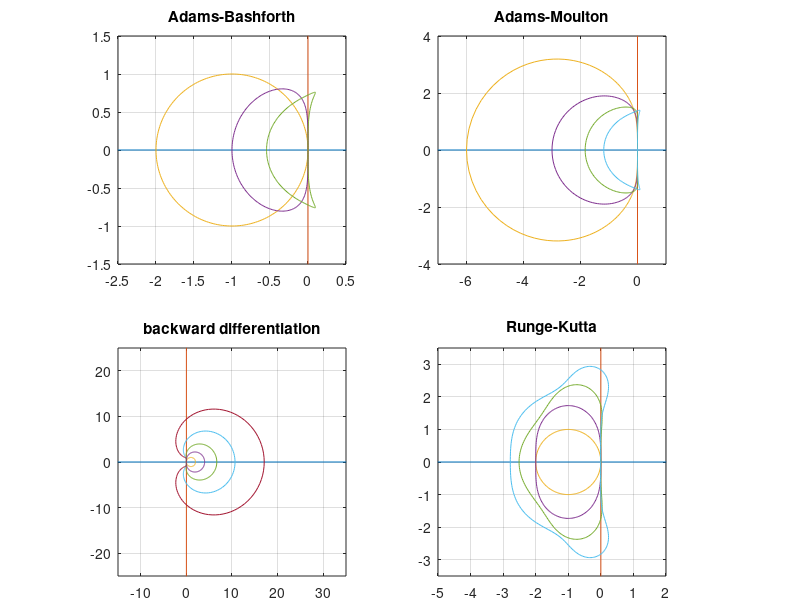

Source code (MATLAB):
%6.2  ODEstabilitycode.m

% Code from Nick Trefethen
% p25.m - stability regions for ODE formulas

% Adams-Bashforth:
  clf, subplot('position',[.1 .56 .38 .38])
  plot([-8 8],[0 0]), hold on, plot([0 0],[-8 8])
  z = exp(1i*pi*(0:200)/100); r = z-1;
  s = 1; plot(r./s)                                  % order 1
  s = (3-1./z)/2; plot(r./s)                         % order 2
  s = (23-16./z+5./z.^2)/12; plot(r./s)              % order 3
  axis([-2.5 .5 -1.5 1.5]), axis square, grid on
  title Adams-Bashforth

% Adams-Moulton:
  subplot('position',[.5 .56 .38 .38])
  plot([-8 8],[0 0]), hold on, plot([0 0],[-8 8])
  s = (5*z+8-1./z)/12; plot(r./s)                    % order 3
  s = (9*z+19-5./z+1./z.^2)/24; plot(r./s)           % order 4 
  s = (251*z+646-264./z+106./z.^2-19./z.^3)/720; plot(r./s)    % 5
  d = 1-1./z;
  s = 1-d/2-d.^2/12-d.^3/24-19*d.^4/720-3*d.^5/160; plot(d./s) % 6
  axis([-7 1 -4 4]), axis square, grid on, title Adams-Moulton

% Backward differentiation:
  subplot('position',[.1 .04 .38 .38])
  plot([-40 40],[0 0]), hold on, plot([0 0],[-40 40]) 
  r = 0; for i = 1:5, r = r+(d.^i)/i; plot(r), end   % orders 1-5
  axis([-15 35 -25 25]), axis square, grid on
  title('backward differentiation')

% Runge-Kutta:
  subplot('position',[.5 .04 .38 .38])
  plot([-8 8],[0 0]), hold on, plot([0 0],[-8 8])
  w = 0; W = w; for i = 2:length(z)                  % order 1
    w = w-(1+w-z(i)); W = [W; w]; end, plot(W)
  w = 0; W = w; for i = 2:length(z)                  % order 2
    w = w-(1+w+.5*w^2-z(i)^2)/(1+w); W = [W; w];
    end, plot(W)
  w = 0; W = w; for i = 2:length(z)                  % order 3
    w = w-(1+w+.5*w^2+w^3/6-z(i)^3)/(1+w+w^2/2); W = [W; w];
    end, plot(W)
  w = 0; W = w; for i = 2:length(z)                  % order 4
    w = w-(1+w+.5*w^2+w^3/6+w.^4/24-z(i)^4)/(1+w+w^2/2+w.^3/6);
    W = [W; w]; end, plot(W)
  axis([-5 2 -3.5 3.5]), axis square, grid on, title Runge-Kutta